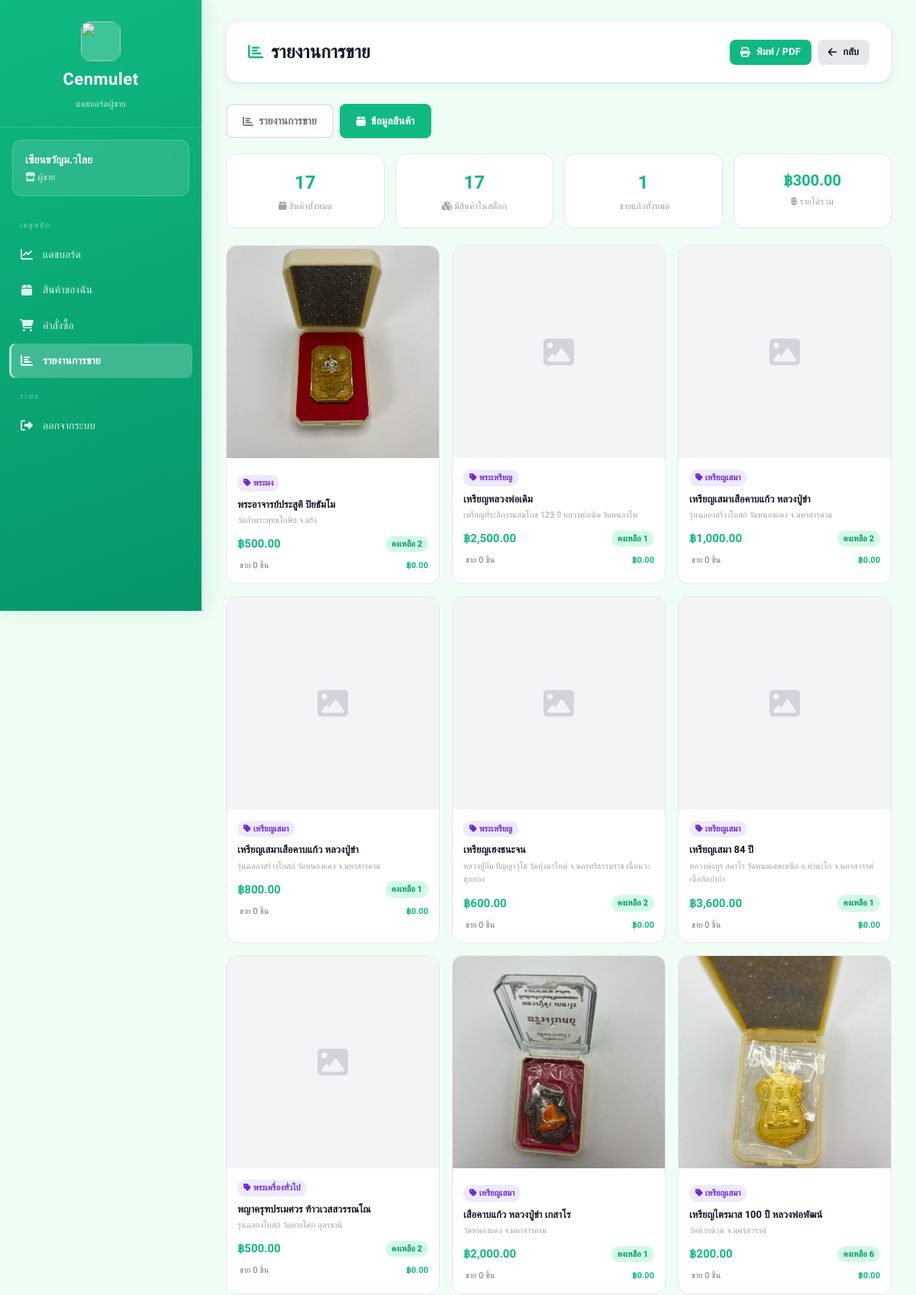
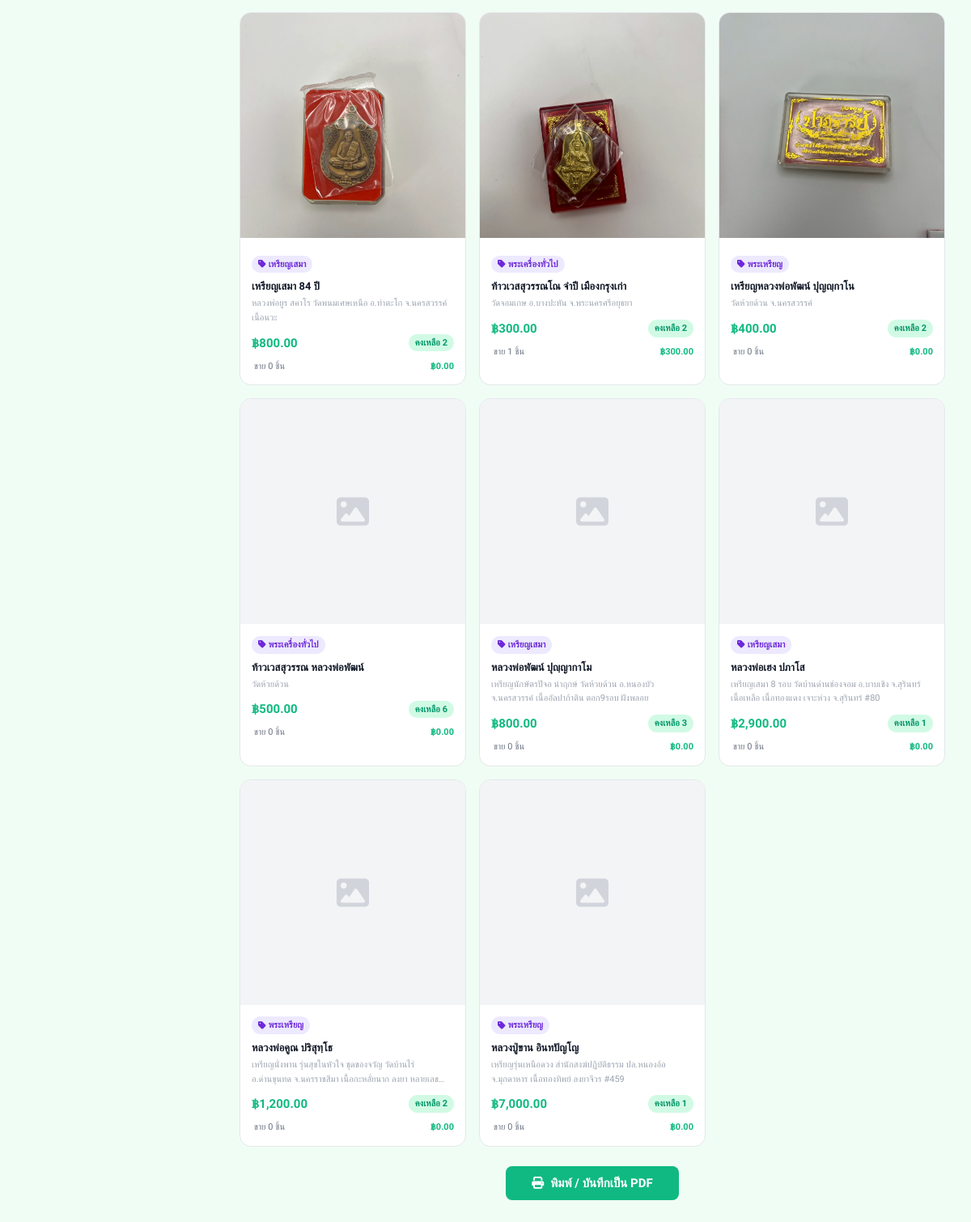
The page /views/seller/report.php?view=products (signed in) on the database its author committed (2 pictures, top to bottom).
### tables this page shows
CREATE TABLE sellers (
    id INTEGER PRIMARY KEY AUTOINCREMENT,
    fullname TEXT,
    store_name TEXT,
    username TEXT UNIQUE,
    password TEXT,
    address TEXT,
    img_store TEXT,
    tel TEXT,
    pay_contax TEXT,
    id_per TEXT,
    img_per TEXT,

    status TEXT DEFAULT 'pending',
    reject_reason TEXT,
    reviewed_at DATETIME
, pay_bank TEXT);

CREATE TABLE amulets (
    id INTEGER PRIMARY KEY AUTOINCREMENT,
    amulet_name TEXT,
    source TEXT,
    quantity INTEGER,
    price REAL,
    image TEXT,
    sellerId INTEGER,
    categoryId INTEGER, is_hidden INTEGER DEFAULT 0,
    FOREIGN KEY (sellerId) REFERENCES sellers(id),
    FOREIGN KEY (categoryId) REFERENCES categories(id)
);

### views/seller/report.php (the view, shortened to what this page needs)
<?php
require_once __DIR__ . "/../../config/db.php";
$seller_id = $_SESSION['user_id'];
$stmt = $db->prepare("SELECT id, fullname, store_name, pay_contax, address, tel FROM sellers WHERE id = :id");
$stmt->execute([':id' => $seller_id]);
$seller = $stmt->fetch(PDO::FETCH_ASSOC);
$view = $_GET['view'] ?? 'sales';
if ($view === 'products') {
    $prod_stmt = $db->prepare("
        SELECT
            a.id,
            a.amulet_name,
            a.source,
            a.price,
            a.quantity,
            c.category_name,
            COALESCE(
                (SELECT ai.image FROM amulet_images ai
                 WHERE ai.amulet_id = a.id
                 ORDER BY ai.sort_order ASC LIMIT 1),
                a.image
            ) AS main_image,
            COALESCE(SUM(oi.quantity), 0)              AS total_sold,
            COALESCE(SUM(oi.quantity * oi.price), 0)   AS revenue
        FROM amulets a
        LEFT JOIN categories c   ON a.categoryId  = c.id
        LEFT JOIN order_items oi ON a.id = oi.amulet_id
        LEFT JOIN orders o       ON oi.order_id = o.id AND o.status = 'completed'
        WHERE a.sellerId = :sid
        GROUP BY a.id
        ORDER BY a.id DESC
    ");
    $prod_stmt->execute([':sid' => $seller_id]);
    $products = $prod_stmt->fetchAll(PDO::FETCH_ASSOC);
    $total_products = count($products);
    $in_stock       = count(array_filter($products, function($p) { return $p['quantity'] > 0; }));
    $total_sold_all = array_sum(array_column($products, 'total_sold'));
    $total_revenue  = array_sum(array_column($products, 'revenue'));
}
?>
<!DOCTYPE html>
<html lang="th">
<head>
    <link rel="stylesheet" href="/public/css/dashboard.css">
    <link rel="stylesheet" href="https://cdnjs.cloudflare.com/ajax/libs/font-awesome/6.5.1/css/all.min.css">
</head>
<body>
<div class="dashboard-container">
    <aside class="sidebar">
        <div class="sidebar-header">
            <img src="/public/images/image.png" alt="">
            <h2>Cenmulet</h2>
            <p>แดชบอร์ดผู้ขาย</p>
        </div>
        <div class="sidebar-user">
            <h3><?php echo htmlspecialchars($seller['store_name']); ?></h3>
            <p><i class="fa-solid fa-store"></i> ผู้ขาย</p>
        </div>
        <ul class="sidebar-menu">
            <li class="menu-sep">เมนูหลัก</li>
            <li><a href="/views/seller/dashboard.php"><i class="fa-solid fa-chart-line"></i> แดชบอร์ด</a></li>
            <li><a href="/views/seller/products.php"><i class="fa-solid fa-box"></i> สินค้าของฉัน</a></li>
            <li><a href="/views/seller/orders.php"><i class="fa-solid fa-shopping-cart"></i> คำสั่งซื้อ</a></li>
            <li><a href="/views/seller/report.php" class="active"><i class="fa-solid fa-chart-bar"></i> รายงานการขาย</a></li>
            <li class="menu-sep">ระบบ</li>
            <li><a href="/auth/logout.php"><i class="fa-solid fa-right-from-bracket"></i> ออกจากระบบ</a></li>
        </ul>
    </aside>
    <main class="main-content">
        <div class="top-bar no-print">
            <h1><i class="fa-solid fa-chart-bar"></i> รายงานการขาย</h1>
            <div style="display:flex;gap:8px">
                <button onclick="window.print()" class="btn btn-primary btn-sm">
                    <i class="fa-solid fa-print"></i> พิมพ์ / PDF
                </button>
                <a href="/views/seller/orders.php" class="btn btn-secondary btn-sm">
                    <i class="fa-solid fa-arrow-left"></i> กลับ
                </a>
            </div>
        </div>
        <div class="view-tabs no-print">
            <a href="?view=sales"
               class="view-tab <?php echo $view === 'sales' ? 'active' : ''; ?>">
                <i class="fa-solid fa-chart-bar"></i> รายงานการขาย
            </a>
            <a href="?view=products"
               class="view-tab <?php echo $view === 'products' ? 'active' : ''; ?>">
                <i class="fa-solid fa-box"></i> ข้อมูลสินค้า
            </a>
        </div>
        <?php if ($view === 'products'): ?>
        <div class="summary-row">
            <div class="summary-box">
                <div class="s-val"><?php echo number_format($total_products); ?></div>
                <div class="s-lbl"><i class="fa-solid fa-box"></i> สินค้าทั้งหมด</div>
            </div>
            <div class="summary-box">
                <div class="s-val"><?php echo number_format($in_stock); ?></div>
                <div class="s-lbl"><i class="fa-solid fa-cubes"></i> มีสินค้าในสต็อก</div>
            </div>
            <div class="summary-box">
                <div class="s-val"><?php echo number_format($total_sold_all); ?></div>
                <div class="s-lbl"><i class="fa-solid fa-cart-check"></i> ขายแล้วทั้งหมด</div>
            </div>
            <div class="summary-box">
                <div class="s-val" style="font-size:20px">฿<?php echo number_format($total_revenue, 2); ?></div>
                <div class="s-lbl"><i class="fa-solid fa-baht-sign"></i> รายได้รวม</div>
            </div>
        </div>
        <?php if (count($products) > 0): ?>
        <div class="products-grid no-print">
            <?php foreach ($products as $p): ?>
            <div class="prod-card">
                <?php if (!empty($p['main_image'])): ?>
                    <img class="prod-img"
                         src="/uploads/amulets/<?php echo htmlspecialchars($p['main_image']); ?>"
                         alt="<?php echo htmlspecialchars($p['amulet_name']); ?>"
                         onerror="this.style.display='none';this.nextElementSibling.style.display='flex'">
                    <div class="prod-img-ph" style="display:none"><i class="fa-solid fa-image"></i></div>
                <?php else: ?>
                    <div class="prod-img-ph"><i class="fa-solid fa-image"></i></div>
                <?php endif; ?>
                <div class="prod-body">
                    <?php if (!empty($p['category_name'])): ?>
                    <span class="cat-tag"><i class="fa-solid fa-tag"></i> <?php echo htmlspecialchars($p['category_name']); ?></span>
                    <?php endif; ?>
                    <div class="prod-name"><?php echo htmlspecialchars($p['amulet_name']); ?></div>
                    <div class="prod-source"><?php echo htmlspecialchars($p['source'] ?? ''); ?></div>
                    <div class="prod-meta">
                        <span class="prod-price">฿<?php echo number_format($p['price'], 2); ?></span>
                        <span class="<?php echo $p['quantity'] > 0 ? 'qty-ok' : 'qty-none'; ?>">
                            <?php echo $p['quantity'] > 0 ? 'คงเหลือ ' . number_format($p['quantity']) : 'หมด'; ?>
                        </span>
                    </div>
                    <div class="sold-info">
                        <span><i class="fa-solid fa-cart-check"></i> ขาย <?php echo number_format($p['total_sold']); ?> ชิ้น</span>
                        <span style="color:#10b981;font-weight:600">฿<?php echo number_format($p['revenue'], 2); ?></span>
                    </div>
                </div>
            </div>
            <?php endforeach; ?>
        </div>
        <?php endif; ?>
        <div style="text-align:center;margin-top:20px" class="no-print">
            <button onclick="window.print()" class="btn btn-primary" style="padding:12px 32px;font-size:15px">
                <i class="fa-solid fa-print"></i> พิมพ์ / บันทึกเป็น PDF
            </button>
        </div>
        <?php endif; ?>
    </main>
</div>
</body>
</html>

### public/css/dashboard.css (style rules this page uses)
:root { --primary: #10b981; --primary-dark: #059669; --primary-light: #d1fae5; --admin-primary: #6366f1; --admin-primary-dark: #4f46e5; --bg: #f0fdf4; --bg-admin: #f5f3ff; --white: #ffffff; --border: #e5e7eb; --border-light: #f3f4f6; --text-primary: #111827; --text-secondary:#6b7280; --text-muted: #9ca3af; --success: #10b981; --success-bg: #d1fae5; --warning: #f59e0b; --warning-bg: #fef3c7; --danger: #ef4444; --danger-bg: #fee2e2; --info: #3b82f6; --info-bg: #dbeafe; --sidebar-w: 264px; --radius-sm: 8px; --radius: 12px; --radius-lg: 16px; --shadow: 0 1px 3px rgba(0,0,0,.07), 0 4px 16px rgba(0,0,0,.05); --shadow-md: 0 4px 12px rgba(0,0,0,.10), 0 8px 32px rgba(0,0,0,.06); --transition: all .25s ease; }
*, *::before, *::after { margin: 0; padding: 0; box-sizing: border-box; }
html { scroll-behavior: smooth; }
body { font-family: 'Sarabun', 'Kanit', sans-serif; background: var(--bg); color: var(--text-primary); font-size: 15px; line-height: 1.6; }
.dashboard-container { display: flex; min-height: 100vh; }
.sidebar { width: var(--sidebar-w); background: linear-gradient(160deg, var(--primary) 0%, var(--primary-dark) 100%); color: #fff; padding: 0; position: fixed; top: 0; left: 0; height: 100vh; overflow-y: auto; display: flex; flex-direction: column; z-index: 100; box-shadow: 4px 0 24px rgba(16,185,129,.18); }
.sidebar-header { padding: 28px 24px 20px; border-bottom: 1px solid rgba(255,255,255,.15); display: flex; flex-direction: column; align-items: center; gap: 6px; }
.sidebar-header img { width: 52px; height: 52px; border-radius: 12px; object-fit: cover; background: rgba(255,255,255,.2); }
.sidebar-header h2 { font-size: 22px; font-weight: 700; letter-spacing: .5px; }
.sidebar-header p { font-size: 12px; opacity: .75; }
.sidebar-user { margin: 16px 16px 8px; background: rgba(255,255,255,.12); border: 1px solid rgba(255,255,255,.18); border-radius: var(--radius); padding: 14px 16px; backdrop-filter: blur(8px); }
.sidebar-user h3 { font-size: 14px; font-weight: 600; margin-bottom: 2px; }
.sidebar-user p { font-size: 12px; opacity: .75; }
.sidebar-menu { list-style: none; padding: 8px 12px; flex: 1; }
.sidebar-menu li { margin-bottom: 2px; }
.sidebar-menu a { display: flex; align-items: center; gap: 12px; padding: 11px 14px; color: rgba(255,255,255,.85); text-decoration: none; border-radius: var(--radius-sm); font-size: 14px; font-weight: 500; transition: var(--transition); position: relative; }
.sidebar-menu a i { font-size: 16px; width: 18px; text-align: center; }
.sidebar-menu a.active { background: rgba(255,255,255,.22); color: #fff; font-weight: 600; box-shadow: inset 3px 0 0 rgba(255,255,255,.6); }
.sidebar-menu .menu-sep { font-size: 10px; text-transform: uppercase; letter-spacing: 1.5px; opacity: .5; padding: 14px 14px 6px; }
.main-content { margin-left: var(--sidebar-w); flex: 1; padding: 28px 32px; min-width: 0; }
.top-bar { background: var(--white); padding: 20px 28px; border-radius: var(--radius-lg); box-shadow: var(--shadow); margin-bottom: 28px; display: flex; justify-content: space-between; align-items: center; border: 1px solid var(--border-light); }
.top-bar h1 { font-size: 24px; font-weight: 700; color: var(--text-primary); display: flex; align-items: center; gap: 10px; }
.top-bar h1 i { color: var(--primary); font-size: 20px; }
.btn { display: inline-flex; align-items: center; gap: 8px; padding: 10px 20px; border-radius: var(--radius-sm); font-size: 14px; font-weight: 600; font-family: inherit; text-decoration: none; cursor: pointer; border: none; transition: var(--transition); white-space: nowrap; }
.btn-primary { background: var(--primary); color: #fff; }
.btn-secondary { background: var(--border); color: var(--text-primary); }
.btn-sm { padding: 6px 14px; font-size: 13px; }

### rows shown on the page
sellers: store_name "เซียนขวัญม.วไลย"
amulets: shows a picture, category_name "พระผง", amulet_name "พระอาจารย์ประสูติ ปิยธัมโม", source "วัดถ้ำพระพุทธโกษีย์ จ.ตรัง", price "500.00", quantity "2", total_sold "0", revenue "0.00"
amulets: category_name "พระเหรียญ", amulet_name "เหรียญหลวงพ่อเดิม", source "เหรียญที่ระลึกงานสมโภช 123 ปี หลวงพ่อเดิม วัดหนองโพ", price "2,500.00", quantity "1", total_sold "0", revenue "0.00"
amulets: category_name "เหรียญเสมา", amulet_name "เหรียญเสมาเสือคาบแก้ว หลวงปู่ขำ", source "รุ่นฉลองสร้างโบสถ์ วัดหนองแดง จ.มหาสารคาม", price "1,000.00", quantity "2", total_sold "0", revenue "0.00"
amulets: category_name "เหรียญเสมา", amulet_name "เหรียญเสมาเสือคาบแก้ว หลวงปู่ขำ", source "รุ่นฉลองสร้างโบสถ์ วัดหนองแดง จ.มหาสารคาม", price "800.00", quantity "1", total_sold "0", revenue "0.00"
amulets: category_name "พระเหรียญ", amulet_name "เหรียญเฮงชนะจน", source "หลวงปู่อิ่ม ปัญญาวุโธ วัดทุ่งนาใหม่ จ.นครศรีธรรมราช เนื้อนวะชุบทอง", price "600.00", quantity "2", total_sold "0", revenue "0.00"
amulets: category_name "เหรียญเสมา", amulet_name "เหรียญเสมา 84 ปี", source "หลวงพ่อยูร สคาโร วัดพนมเศษเหนือ อ.ท่าตะโก จ.นครสวรรค์ เนื้ออัลปาก้า", price "3,600.00", quantity "1", total_sold "0", revenue "0.00"
amulets: category_name "พระเครื่องทั่วไป", amulet_name "พญาครุฑปรเมศวร ท้าวเวสสวรรณโณ", source "รุ่นฉลองโบสถ์ วัดหายโศก อุดรธานี", price "500.00", quantity "2", total_sold "0", revenue "0.00"
amulets: shows a picture, category_name "เหรียญเสมา", amulet_name "เสือคาบแก้ว หลวงปู่ขำ เกสาโร", source "วัดหนองแดง จ.มหาสารคาม", price "2,000.00", quantity "1", total_sold "0", revenue "0.00"
amulets: shows a picture, category_name "เหรียญเสมา", amulet_name "เหรียญไตรมาส 100 ปี หลวงพ่อพัฒน์", source "วัดห้วยด้วน จ.นครสวรรค์", price "200.00", quantity "6", total_sold "0", revenue "0.00"
amulets: shows a picture, category_name "เหรียญเสมา", amulet_name "เหรียญเสมา 84 ปี", source "หลวงพ่อยูร สคาโร วัดพนมเศษเหนือ อ.ท่าตะโก จ.นครสวรรค์ เนื้อนวะ", price "800.00", quantity "2", total_sold "0", revenue "0.00"
amulets: shows a picture, category_name "พระเครื่องทั่วไป", amulet_name "ท้าวเวสสุวรรณโณ จำปี เมืองกรุงเก่า", source "วัดจอมเกษ อ.บางปะหัน จ.พระนครศรีอยุธยา", price "300.00", quantity "2", total_sold "1", revenue "300.00"
amulets: shows a picture, category_name "พระเหรียญ", amulet_name "เหรียญหลวงพ่อพัฒน์ ปุญญฺกาโน", source "วัดห้วยด้วน จ.นครสวรรค์", price "400.00", quantity "2", total_sold "0", revenue "0.00"
amulets: category_name "พระเครื่องทั่วไป", amulet_name "ท้าวเวสสุวรรณ หลวงพ่อพัฒน์", source "วัดห้วยด้วน", price "500.00", quantity "6", total_sold "0", revenue "0.00"
amulets: category_name "เหรียญเสมา", amulet_name "หลวงพ่อพัฒน์ ปุญฺญากาโม", source "เหรียญนักษัตรปีจอ นำฤกษ์ วัดห้วยด้วน อ.หนองบัว จ.นครสวรรค์ เนื้ออัลปาก้าติน ตอก9รอบ ฝังพลอย", price "800.00", quantity "3", total_sold "0", revenue "0.00"
amulets: category_name "เหรียญเสมา", amulet_name "หลวงพ่อเฮง ปภาโส", source "เหรียญเสมา 8 รอบ วัดบ้านด่านช่องจอม อ.บาบเชิง จ.สุรินทร์ เนื้อเหลือ เนื้อทองแดง เจาะห่วง จ.สุรินทร์ #80", price "2,900.00", quantity "1", total_sold "0", revenue "0.00"
amulets: category_name "พระเหรียญ", amulet_name "หลวงพ่อคูณ ปริสุทฺโธ", source "เหรียญนั่งพาน รุ่นสุขในหัวใจ ชุดของจวัญ วัดบ้านไร่ อ.ด่านขุนทด จ.นครราชสีมา เนื้อกะหลั่ยนาก ลงยา…", price "1,200.00", quantity "2", total_sold "0", revenue "0.00"
amulets: category_name "พระเหรียญ", amulet_name "หลวงปู่ขาน อินทปัญโญ", source "เหรียญรุ่นเหนือดวง สำนักสงฆ์ปฏิบัติธรรม ปล.หนองอ้อ จ.มุกดาหาร เนื้อทองทิพย์ ลงยาจีวร #459", price "7,000.00", quantity "1", total_sold "0", revenue "0.00"

### other values the page prints
$total_products "17"
$in_stock "17"
$total_sold_all "1"
$total_revenue "300.00"
